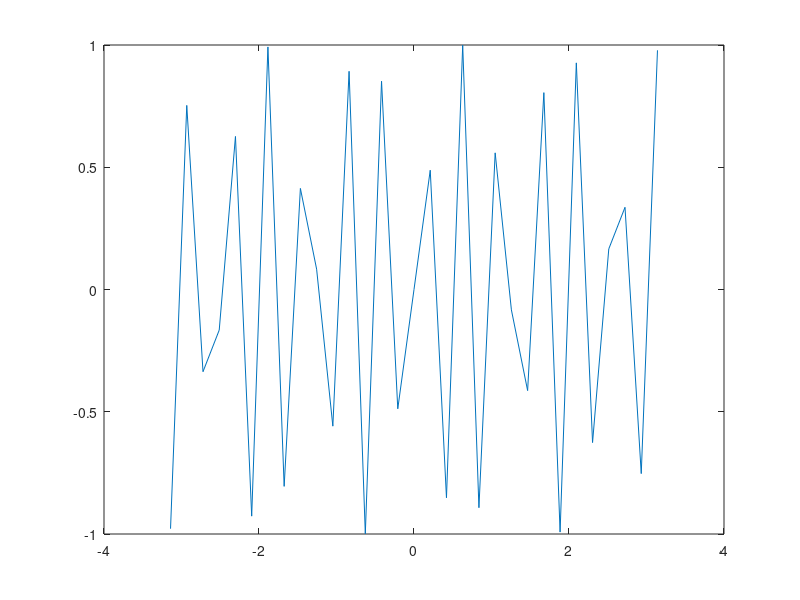

This chart was generated by the following MATLAB code:
exA = 4:2:100;
%disp(A);

exB = 5:-1:-5;
%disp(B);

exC = linspace(0, 1, 100);
%disp(C);

B = rand(20,30);
C = B(10:15,9:12);

%disp(C);

x = -pi:pi/15:pi;

%disp(x);

plot(x, sin(4*pi*x)); % y = sin(4pi * x)
